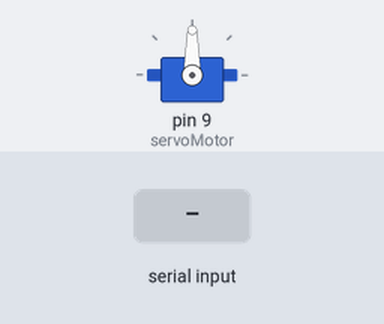
A sketch run on a simulated Arduino Uno, built with avr-gcc and run on an emulated ATmega328P. On the bench: servo. The inputs (shaded band) are chosen by the test bench.

Above: at 1.2 s.
1.3 s: "L" received over Serial
At 2.3 s:
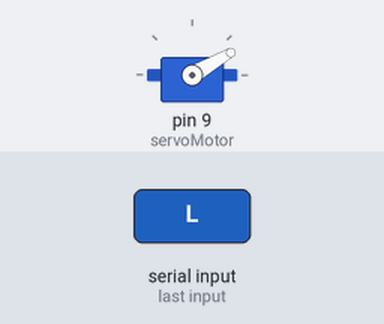
2.8 s: "R" received over Serial
At 3.4 s:
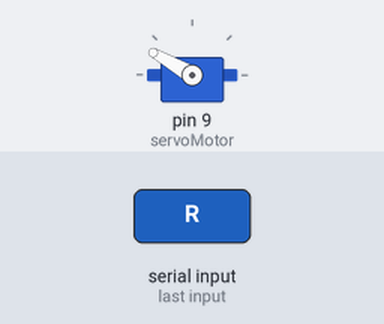
4.3 s: "C" received over Serial
At 4.6 s:
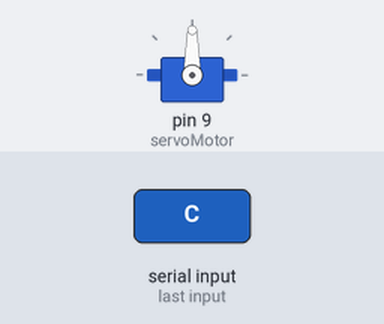
Timing chart, 0 to 7.3 s (numbered marks = the images above; inputs shaded):
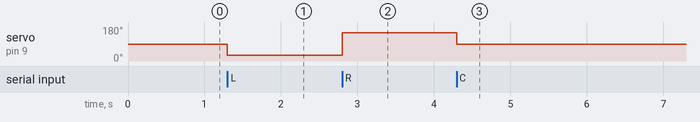

Measured:
- after the input at 1.3 s, servo on pin 9 (servoMotor): 90° → 30° at once
- after the input at 2.8 s, servo on pin 9 (servoMotor): 30° → 150° at once
- after the input at 4.3 s, servo on pin 9 (servoMotor): 150° → 90° at once

The sketch:

arduino_servo_seta.ino.ino
```cpp
// Biblioteca servo
#include <Servo.h>

// Cria servo
Servo servoMotor;

// Variável comando
char comando;

void setup()
{
    // Serial
    Serial.begin(9600);

    // Servo no pino 9
    servoMotor.attach(9);

    // Centraliza servo
    servoMotor.write(90);
}

void loop()
{
    // Verifica serial
    if (Serial.available())
    {
        // Lê caractere
        comando = Serial.read();

        // -------------------
        // ESQUERDA
        // -------------------

        if (comando == 'L')
        {
            servoMotor.write(30);
        }

        // -------------------
        // DIREITA
        // -------------------

        if (comando == 'R')
        {
            servoMotor.write(150);
        }

        // -------------------
        // CENTRO
        // -------------------

        if (comando == 'C')
        {
            servoMotor.write(90);
        }
    }
}
```
